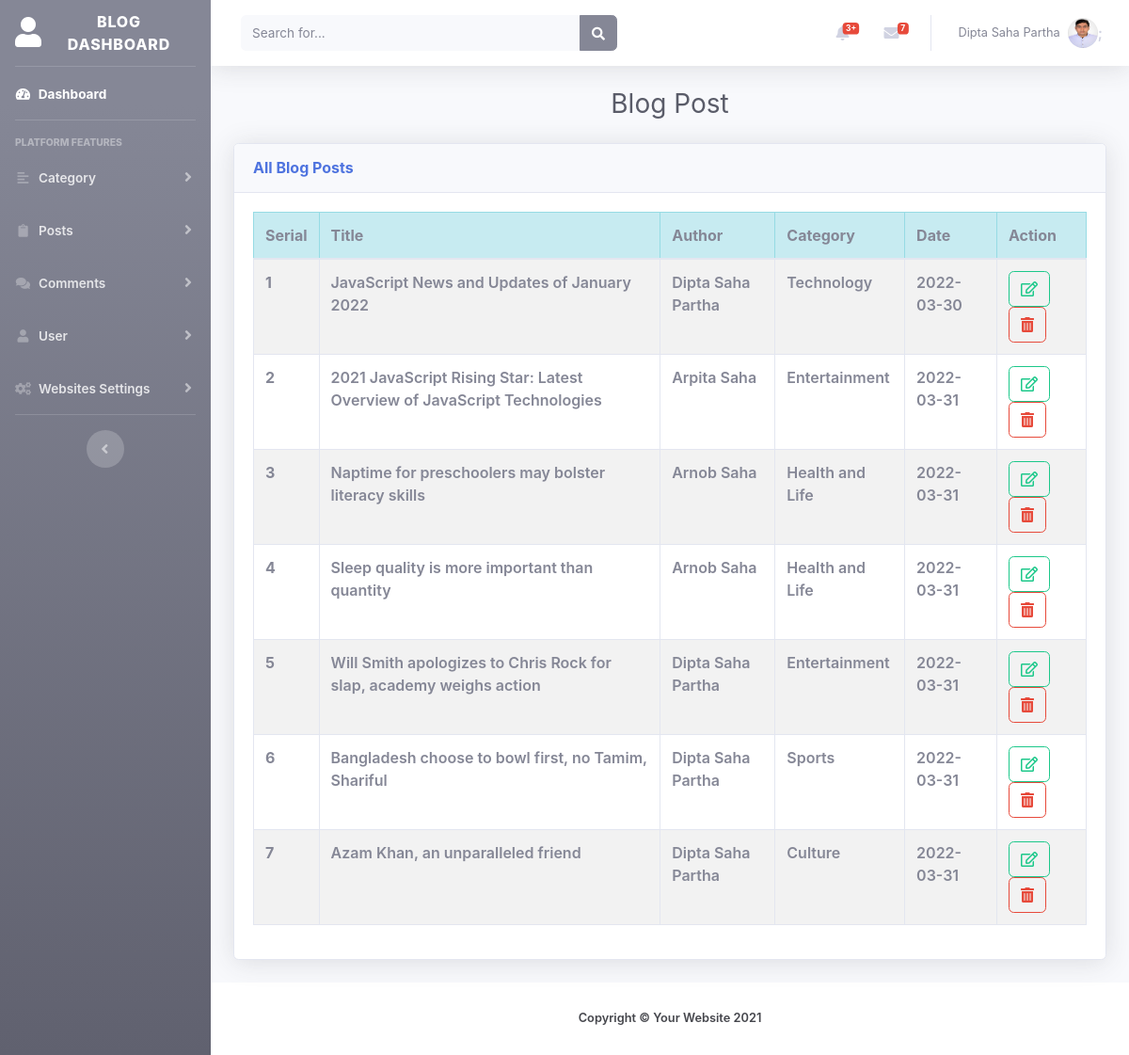
Page /admin/all_posts.php (signed in) on the committed database.
### tables this page shows
CREATE TABLE `post` (
  `post_id` int(11) NOT NULL,
  `post_title` varchar(255) NOT NULL,
  `post_description` text NOT NULL,
  `post_author` varchar(255) NOT NULL,
  `post_thumb` text NOT NULL,
  `post_category` int(11) NOT NULL,
  `post_tags` varchar(255) NOT NULL,
  `post_date` date NOT NULL
);

CREATE TABLE `category` (
  `cat_id` int(11) NOT NULL,
  `cat_name` varchar(255) NOT NULL
);

### admin/all_posts.php (the view, shortened to what this page needs)
<?php include "includes/header.php"?>
                <div class="container-fluid">
                    <h1 class="h3 mb-4 text-gray-800 text-center">Blog Post</h1>
                        <div class="row">
                            <div class="col-lg-12">
                                <div class="card shadow mb-4">
                                        <div class="card-header py-3">
                                                 <h6 class="m-0 font-weight-bold text-primary">All Blog Posts </h6>
                                        </div>
                                        <div class="card-body">
                                              <div class="table-responsive">
                                                    <table class="table table-striped table-bordered table-hover">
                                                        <thead class="table-info">
                                                            <tr>
                                                            <th scope="col">Serial</th>
                                                            <th scope="col">Title</th>
                                                            <th scope="col">Author</th>
                                                            <th scope="col">Category</th>
                                                            <th scope="col">Date</th>
                                                            <th scope="col">Action</th>
                                                            </tr>
                                                        </thead>
                                                        <tbody>
                                                        <?php
                                                        $query = "SELECT * FROM post";
                                                        $showAllPost= mysqli_query($connect, $query);
                                                        $i=0;
                                                        while ($row= mysqli_fetch_assoc($showAllPost)) {
                                                            $i++;
                                                            $post_id            = $row['post_id'];
                                                            $post_title         = $row['post_title'];
                                                            $post_author        = $row['post_author'];
                                                            $post_category      = $row['post_category'];
                                                            $post_date          = $row['post_date'];
                                                            ?>
                                                            <tr>
                                                            <th scope="row"><?php echo $i;?></th>
                                                            <td><?php echo $post_title;?></td>
                                                            <td><?php echo $post_author;?></td>
                                                            <td><?php
                                                                    $query="SELECT * FROM category WHERE cat_id='$post_category'";
                                                                    $allCategory= mysqli_query($connect,$query);
                                                                    while ($row= mysqli_fetch_assoc($allCategory)) {
                                                                       $cat_name= $row['cat_name'];
                                                                    }
                                                                    echo $cat_name;
                                                            ?></td>
                                                            <td><?php echo $post_date;?></td>
                                                            <td>
                                                            <a href="updatePost.php?edit=<?php echo $post_id?>" class="btn btn-outline-success"><i class="far fa-edit" title="Update"></i></a>
                                                            <a href="all_posts.php?delete=<?php echo $post_id?>" class="btn btn-outline-danger"><i class="fas fa-trash-alt" title="Delete"></i></a>
                                                            </td>
                                                            </tr>
                                                    <?php }
                                                        ?>
                                                        </tbody>
                                                    </table>
                                             </div>
                                        </div>
                                </div>
                            </div>
                        </div>
                </div>
            </div>
 <?php include "includes/footer.php"?>

### admin/css/customs.css (style rules this page uses)
body { color: #45464c !important; font-weight: 600; }

### rows in the picture
post: post_title "JavaScript News and Updates of January 2022", post_author "Dipta Saha Partha", category.cat_name "Technology", post_date "2022-03-30"
post: post_title "2021 JavaScript Rising Star: Latest Overview of JavaScript Technologies", post_author "Arpita Saha", category.cat_name "Entertainment", post_date "2022-03-31"
post: post_title "Naptime for preschoolers may bolster literacy skills", post_author "Arnob Saha", category.cat_name "Health and Life", post_date "2022-03-31"
post: post_title "Sleep quality is more important than quantity", post_author "Arnob Saha", category.cat_name "Health and Life", post_date "2022-03-31"
post: post_title "Will Smith apologizes to Chris Rock for slap, academy weighs action", post_author "Dipta Saha Partha", category.cat_name "Entertainment", post_date "2022-03-31"
post: post_title "Bangladesh choose to bowl first, no Tamim, Shariful", post_author "Dipta Saha Partha", category.cat_name "Sports", post_date "2022-03-31"
post: post_title "Azam Khan, an unparalleled friend", post_author "Dipta Saha Partha", category.cat_name "Culture", post_date "2022-03-31"

### other values in the picture
$_SESSION['name'] "Dipta Saha Partha"
